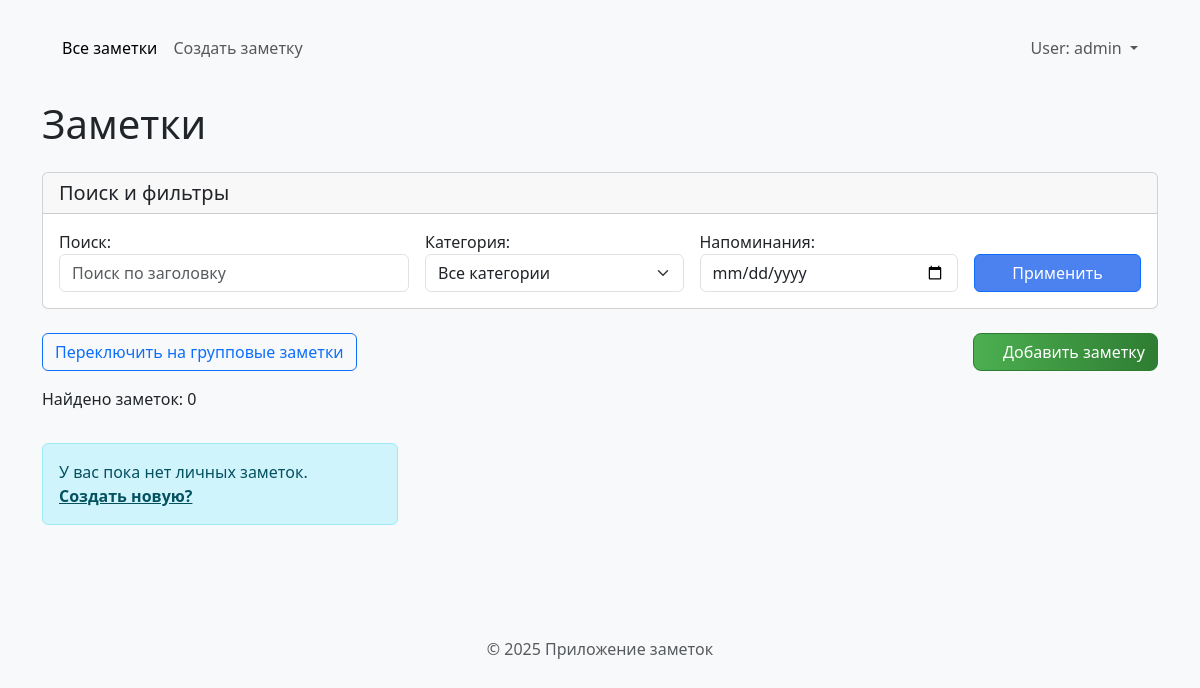
/notes/ (signed in), run on an earlier commit of the app's database.
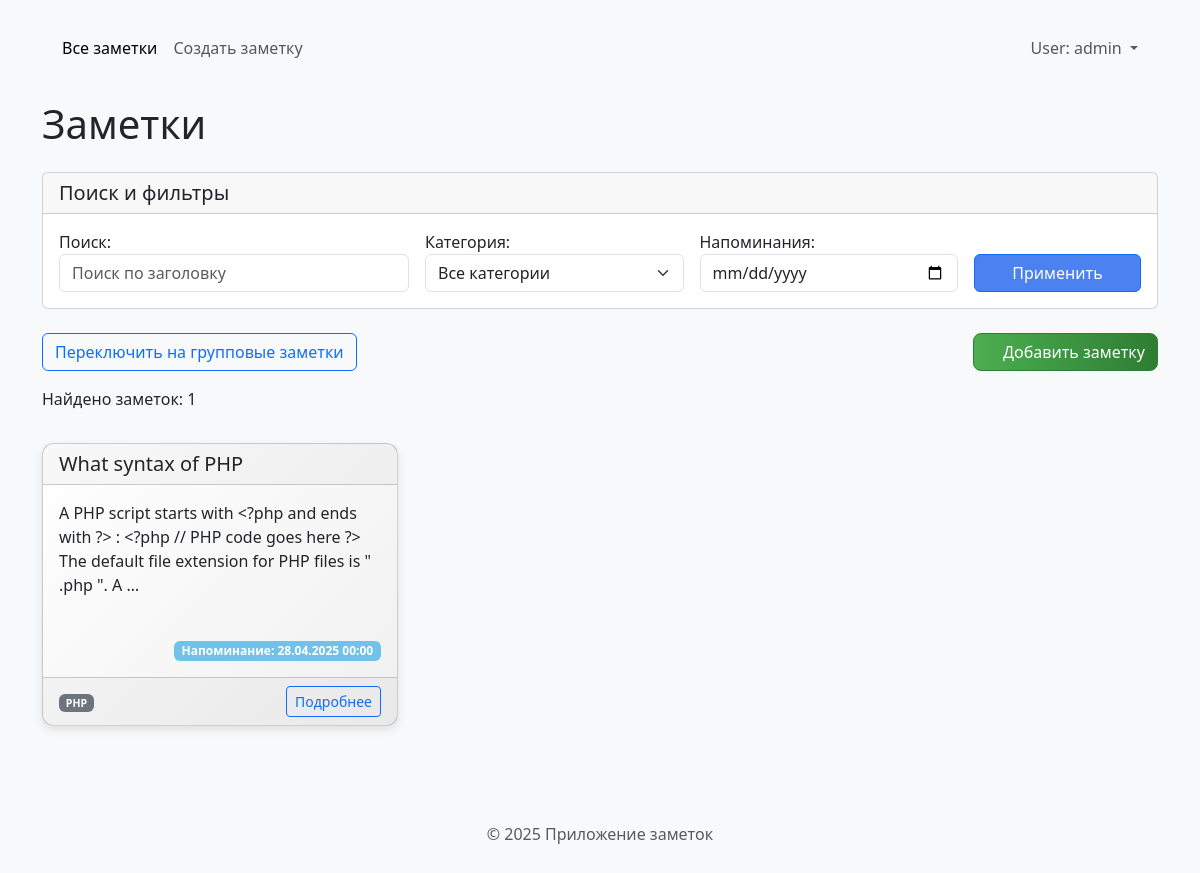
And on a later commit of the database.
### notes/models.py (models this page shows, shortened)
class Notes(models.Model):
    category = models.ForeignKey(Categories, on_delete=models.SET_NULL, null=True, blank=True, related_name="notes", verbose_name="Категория")
    title = models.CharField(max_length=100, verbose_name="Заголовок")
    text  = models.TextField(verbose_name="Содержание")
    reminder = models.DateTimeField(null=True, blank=True, verbose_name="Напоминание")
    created_at = models.DateTimeField(auto_now_add=True, verbose_name="Дата создания")
    updated_at = models.DateTimeField(auto_now=True, verbose_name="Дата обновления")
    user = models.ForeignKey(User, on_delete=models.SET_NULL, null=True, blank=True, related_name='notes',
                           verbose_name="Автор")
    group = models.ForeignKey(Group, on_delete=models.SET_NULL, null=True, blank=True, related_name='notes', verbose_name="Группа")
    class Meta:
        verbose_name = "Заметка"
        verbose_name_plural = "Заметки"
        ordering = ['-created_at']

class Categories(models.Model):
    title = models.CharField(max_length=100, unique=True, verbose_name="Название категории")
    def __str__(self):
        return self.title
    class Meta:
        verbose_name = "Категория"
        verbose_name_plural = "Категории"

### notes/views.py (the view)
# urls.py: path("", views.index, name="index"),
@login_required
def index(request):
    view_type = request.session.get('view_type', 'personal')
    if view_type == 'personal':
        notes_list = Notes.objects.filter(user=request.user, group=None)
        title = "Ваши личные заметки"
    else:
        user_groups = request.user.note_groups.all()
        notes_list = Notes.objects.filter(group__in=user_groups)
        title = "Групповые заметки"
    form = NoteSearchForm(request.GET)
    if form.is_valid():
        search_query = form.cleaned_data.get('search_query')
        if search_query:
            notes_list = notes_list.filter(title__icontains=search_query)
        category = form.cleaned_data.get('category')
        if category:
            notes_list = notes_list.filter(category=category)
        reminder_filter = form.cleaned_data.get('reminder_filter')
        if reminder_filter:
            notes_list = notes_list.filter(reminder__date=reminder_filter.date())
    return render(request, "notes/notes_list.html", {
        "notes": notes_list,
        "form": form,
        "title": title,
        "view_type": view_type
    })

### notes/forms.py
class NoteSearchForm(forms.Form):
    search_query = forms.CharField(
        max_length=100,
        required=False,
        widget=forms.TextInput(attrs={'class': 'form-control', 'placeholder': 'Поиск по заголовку'}),
        label="Поиск"
    )
    category = forms.ModelChoiceField(
        queryset=Categories.objects.all(),
        required=False,
        widget=forms.Select(attrs={'class': 'form-select'}),
        label="Категория",
        empty_label="Все категории"
    )
    reminder_filter=forms.DateTimeField(
        required=False,
        label="Напоминания",
        widget=forms.DateTimeInput(attrs={'class': 'form-control',"type": "date"}))

### notes/context_processors.py (called while the page is built)
def group_permissions(request):
    context = {}
    try:
        group = Group.objects.get(name='Editor')
        context['can_group_add_notes'] = group.permissions.filter(
            content_type__app_label='Notes',
            codename='add_notes'  # Django typically uses add_modelname format
        ).exists()
    except Group.DoesNotExist:
        context['can_group_add_notes'] = False
    return context

### notes/templates/notes/notes_list.html (shortened to what this page needs)
{% extends "notes/index.html" %}
{% block content %}
    <h1 class="mb-4">Заметки</h1>
    <div class="card mb-4">
        <div class="card-header">
            <h5 class="mb-0">Поиск и фильтры</h5>
        </div>
        <div class="card-body">
            <form class="row g-3" action="{% url 'notes:index'%}" method="get" >
                <div class="col-md-4">
                    {{ form.search_query.label_tag }}
                    {{ form.search_query }}
                </div>
                <div class="col-md-3">
                    {{ form.category.label_tag }}
                    {{ form.category }}
                </div>
                <div class="col-md-3">
                    {{ form.reminder_filter.label_tag }}
                    {{ form.reminder_filter }}
                </div>
                <div class="col-md-2 d-flex align-items-end">
                    <button type="submit" class="btn btn-primary w-100">Применить</button>
                </div>
            </form>
        </div>
    </div>
    <div class="d-flex justify-content-between mb-3">
        <div>
            <a href="{% url 'notes:toggle_view' %}" class="btn btn-outline-primary">
                Переключить на {% if view_type == 'personal' %}групповые{% else %}личные{% endif %} заметки
            </a>
        </div>
         {% if user.is_authenticated %}
            {% if perms.notes.can_add_notes or can_group_add_notes %}
                <div>
                    <a href="{% url 'notes:add_note' %}" class="btn btn-gradient">
                        <i class="bi bi-plus-circle"></i>  Добавить заметку
                    </a>
                </div>
            {% endif %}
         {% endif %}
    </div>
    <div class="mb-3 d-flex justify-content-between align-items-center">
        <div>
            <p>Найдено заметок: {{ notes|length }}</p>
        </div>
    </div>
    <div class="row row-cols-1 row-cols-md-2 row-cols-lg-3 g-4">
        {% for note in notes %}
            <div class="col">
                <div class="card note-card h-100 position-relative">
                    <div class="card-header">
                        <h5 class="card-title mb-0">{{ note.title }}</h5>
                    </div>
                    <div class="card-body d-flex flex-column">
                        <p class="card-text">{{ note.text|truncatewords:30 }}</p>
                        <div class="card-text group-info mt-auto">
                            <br/>
                            {% if note.reminder %}
                                <span class="badge bg-info reminder-badge">
                                    Напоминание: {{ note.reminder|date:"d.m.Y H:i" }}
                                </span>
                            {% endif %}
                        </div>
                    </div>
                    <div class="card-footer d-flex justify-content-between align-items-center">
                        <small class="text-muted">
                            {% if note.category %}
                                <span class="badge bg-secondary">{{ note.category.title }}</span>
                            {% else %}
                                <span class="badge bg-light text-dark">Без категории</span>
                            {% endif %}
                        </small>
                        <div>
                            <a href="{% url 'notes:note_detail' note.pk %}" class="btn btn-sm btn-blue-custom btn-outline-primary">Подробнее</a>
                        </div>
                    </div>
                </div>
            </div>
        {% empty %}
            <div class="col-12">
                <div class="alert alert-info">
                    {% if view_type == 'personal' %}
                        У вас пока нет личных заметок.
                    {% else %}
                        Нет доступных групповых заметок.
                    {% endif %}
                    <br/><a href="{% url 'notes:add_note' %}" class="alert-link">Создать новую?</a>
                </div>
            </div>
        {% endfor %}
    </div>
{% endblock %}

### notes/templates/notes/index.html (shortened to what this page needs)
{% load static %}
<!doctype html>
<html lang="en">
<head>
    <link href="{% static "css/bootstrap.min.css" %}" rel="stylesheet">
    <link rel="stylesheet" href="{% static 'icons/bootstrap-icons/font/bootstrap-icons.css' %}">
    <link href="{% static "notes/css/notes.css" %}" rel="stylesheet">
</head>
<body>
    <div class="container">
        <header class="mb-4">
            <nav class="navbar navbar-expand-lg navbar-light bg-light rounded">
                <div class="container-fluid">
                    <div class="collapse navbar-collapse justify-content-between" id="navbarNavDropdown">
                        <ul class="navbar-nav me-auto">
                            <li class="nav-item">
                                <a class="nav-link {% if request.resolver_match.url_name == 'index' %}active{% endif %}" href="{% url 'notes:index' %}">Все заметки</a>
                            </li>
                             {% if user.is_authenticated %}
                                {% if perms.notes.can_add_notes or can_group_add_notes %}
                                    <li class="nav-item">
                                        <a class="nav-link {% if request.resolver_match.url_name == 'add_note' %}active{% endif %}" href="{% url 'notes:add_note' %}">Создать заметку</a>
                                    </li>
                                {% endif %}
                            {% endif %}
                        </ul>
                       <ul class="navbar-nav mb-2 mb-lg-0">
                           {% if user.is_authenticated %}
                               <li class="nav-item dropdown">
                                    <a class="nav-link dropdown-toggle" href="#" id="userDropdown" role="button" data-bs-toggle="dropdown" aria-expanded="false">
                                        User: {{ user.get_username }}
                                    </a>
                               </li>
                           {% else %}
                             <li class="nav-item"><a class="nav-link" href="{% url 'login' %}?next={{ request.path }}">Login</a></li>
                           {% endif %}
                       </ul>
                    </div>
                </div>
            </nav>
        </header>
        <main>
            {% block content %}
            {% endblock %}
        </main>
        <footer class="my-5 pt-5 text-muted text-center text-small">
            <p>&copy; 2025 Приложение заметок</p>
        </footer>
    </div>
</body>
</html>

### notes/static/notes/css/notes.css (style rules this page uses)
body { padding-top: 20px; background-color: #f8f9fa; }
.note-card { background: linear-gradient(135deg, #ffffff, #f0f0f0); border-radius: 12px; box-shadow: 0 4px 10px rgba(0, 0, 0, 0.1); transition: transform 0.3s ease, box-shadow 0.3s ease; height: 100%; }
.bg-info { background-color: #70C2E9 !important; }
.btn-primary { background-color: #4C82EF !important; }
.btn-gradient { background: linear-gradient(90deg, #4CAF50, #2E7D32); border: 1px solid #2E7D32; color: white; border-radius: 8px; transition: 0.3s ease-in-out; box-sizing: border-box; }
.group-info { position: relative; text-align: right; }

What changed in the data, as far as the page shows it:
now on this page (row edited): Notes: title "What syntax of PHP", text "A PHP script starts with <?php and ends with ?> : <?php // PHP code goes here ?> The default file extension for PHP files is \" .php \". A …", reminder "28.04.2025 00:00", category "PHP"
Also different on the page:
{{ notes|length }}: "0" → "1"
text no longer shown: "У вас пока нет личных заметок. Создать новую?"
